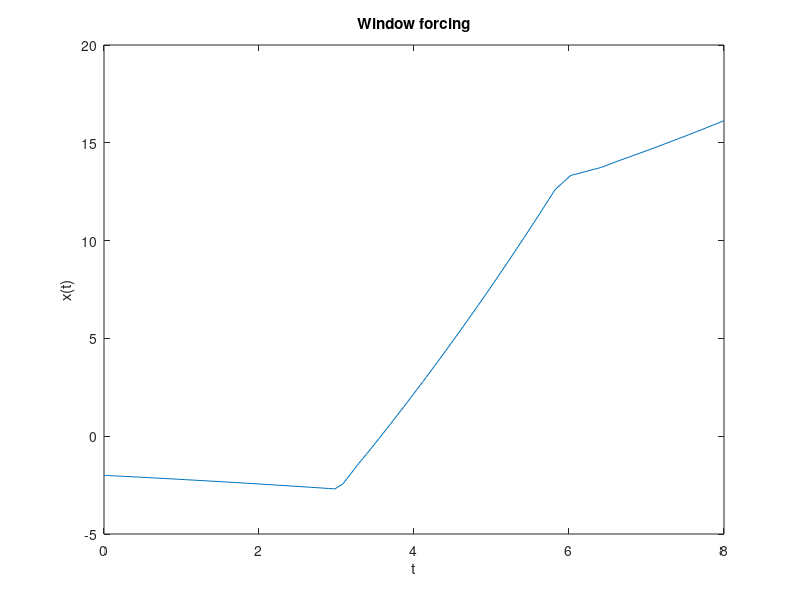

Recreate this plot in MATLAB.
step = @(t) double(t>0);
dxdt = @(t,x) 0.1*x + 5*(step(t-3) - step(t-6));
[t,x] = ode45(dxdt,[0,8],-2);
plot(t,x)
xlabel('t'), ylabel('x(t)')
title('Window forcing')
